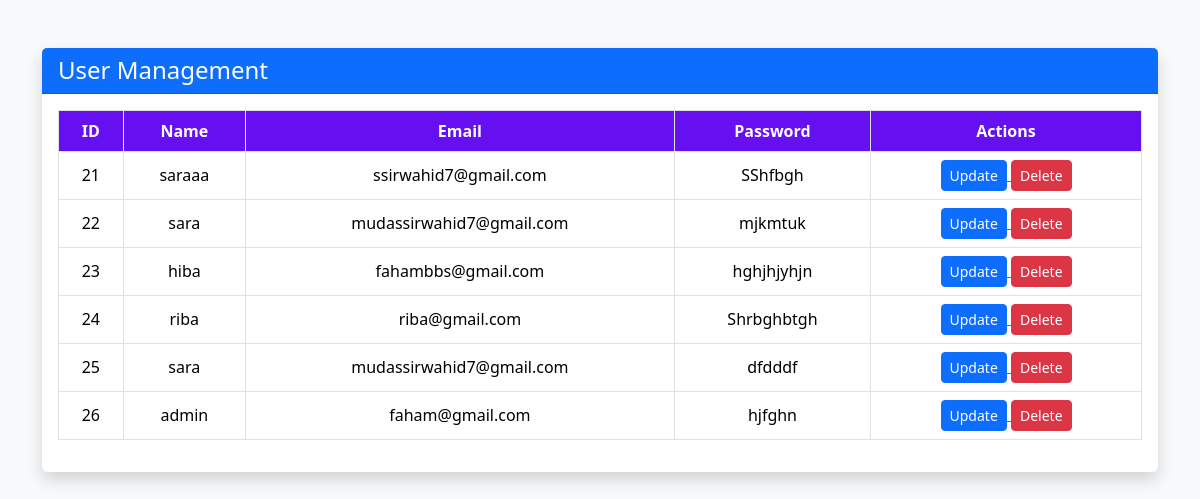
Screenshot of /display.php with the database file from the repository.
### tables this page shows
CREATE TABLE `users` (
  `id` int(3) NOT NULL,
  `username` varchar(25) NOT NULL,
  `email` varchar(25) NOT NULL,
  `password` varchar(25) NOT NULL,
  `dateandtime` timestamp NOT NULL DEFAULT current_timestamp() ON UPDATE current_timestamp()
);

### display.php (the view, shortened to what this page needs)
<?php
include 'connection.php';
?>
<!DOCTYPE html>
<html lang="en">
<head>
  <link href="https://cdn.jsdelivr.net/npm/bootstrap@5.3.3/dist/css/bootstrap.min.css" rel="stylesheet">
</head>
<body>
<div class="container mt-5">
  <div class="card shadow">
    <div class="card-header bg-primary text-white">
      <h4 class="mb-0">User Management</h4>
    </div>
    <div class="card-body">
      <table class="table table-bordered table-hover align-middle text-center">
        <thead>
          <tr>
            <th>ID</th>
            <th>Name</th>
            <th>Email</th>
            <th>Password</th>
            <th>Actions</th>
          </tr>
        </thead>
        <tbody>
        <?php
        $sql ="select * from `usersdata`.`users`";
        $result =  mysqli_query($connect, $sql);
        if($result){
          while($row = mysqli_fetch_assoc($result)){
            $id = $row['id'];
            $username = $row['username'];
            $email = $row['email'];
            $password = $row['password'];
            echo'
             <tr>
            <td>'.$id.'</td>
            <td>'.$username.'</td>
            <td>'.$email.'</td>
            <td>'.$password.'</td>
            <td>
             <a href="./profileupdate.php?updateid='.$id.'"> <button class="btn btn-sm btn-primary">Update</button> </a>
             <a href="./profileupdate.php"> <button class="btn btn-sm btn-danger">Delete</button> </a>
            </td>
          </tr>
            ';
          };
        }
        ?>
        </tbody>
      </table>
    </div>
  </div>
</div>
</body>
</html>

### display.php (style rules this page uses)
body { background-color: #f8f9fa; }
.card { border: none; }
.table th { background-color: #6610f2; color: white; }
.table td, .table th { vertical-align: middle; }

### rows the page displays
users: id "21", username "saraaa", email "ssirwahid7@gmail.com", password "SShfbgh"
users: id "22", username "sara", email "mudassirwahid7@gmail.com", password "mjkmtuk"
users: id "23", username "hiba", email "fahambbs@gmail.com", password "hghjhjyhjn"
users: id "24", username "riba", email "riba@gmail.com", password "Shrbghbtgh"
users: id "25", username "sara", email "mudassirwahid7@gmail.com", password "dfdddf"
users: id "26", username "admin", email "faham@gmail.com", password "hjfghn"
